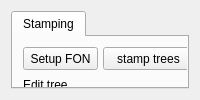
       <widget class="QWidget" name="editOtherFunctions">
        <attribute name="title">
         <string>Other</string>
        </attribute>
        <layout class="QVBoxLayout" name="verticalLayout_2">
         <item>
          <widget class="QTabWidget" name="tabRest">
           <property name="sizePolicy">
            <sizepolicy hsizetype="Expanding" vsizetype="Expanding">
             <horstretch>0</horstretch>
             <verstretch>2</verstretch>
            </sizepolicy>
           </property>
           <property name="currentIndex">
            <number>0</number>
           </property>
           <widget class="QWidget" name="tab_2">
            <attribute name="title">
             <string>Stamping</string>
            </attribute>
            <widget class="QPushButton" name="stampTrees">
             <property name="geometry">
              <rect>
               <x>90</x>
               <y>10</y>
               <width>91</width>
               <height>23</height>
              </rect>
             </property>
             <property name="minimumSize">
              <size>
               <width>0</width>
               <height>0</height>
              </size>
             </property>
             <property name="text">
              <string>stamp trees</string>
             </property>
            </widget>
            <widget class="QPushButton" name="fonRun">
             <property name="geometry">
              <rect>
               <x>10</x>
               <y>10</y>
               <width>75</width>
               <height>23</height>
              </rect>
             </property>
             <property name="text">
              <string>Setup FON</string>
             </property>
            </widget>
            <widget class="QGroupBox" name="gEditTree_2">
             <property name="geometry">
              <rect>
               <x>10</x>
               <y>40</y>
               <width>268</width>
               <height>121</height>
              </rect>
             </property>
             <property name="title">
              <string>Edit tree</string>
             </property>
             <layout class="QGridLayout" name="gridLayout_2">
              <item row="0" column="0" rowspan="2">
               <widget class="QDoubleSpinBox" name="treeDbh">
                <property name="toolTip">
                 <string>diameter (cm)</string>
                </property>
                <property name="maximum">
                 <double>299.990000000000009</double>
                </property>
               </widget>
              </item>
              <item row="0" column="1" rowspan="2">
               <widget class="QDoubleSpinBox" name="treeHeight">
                <property name="toolTip">
                 <string>Height [m]</string>
                </property>
               </widget>
              </item>
              <item row="0" column="2">
               <widget class="QPushButton" name="treeChange">
                <property name="text">
                 <string>Change</string>
                </property>
               </widget>
              </item>
              <item row="1" column="2" rowspan="2">
               <widget class="QPushButton" name="pbSetAsDebug">
                <property name="text">
                 <string>debug tree</string>
                </property>
               </widget>
              </item>
              <item row="2" column="0">
               <widget class="QDoubleSpinBox" name="treePosX"/>
              </item>
              <item row="2" column="1">
               <widget class="QDoubleSpinBox" name="treePosY"/>
              </item>
              <item row="3" column="0" colspan="2">
               <widget class="QLabel" name="treeImpact">
                <property name="text">
                 <string>(value)</string>
                </property>
               </widget>
              </item>
             </layout>
            </widget>
            <widget class="QPushButton" name="pbResults">
             <property name="geometry">
              <rect>
               <x>180</x>
               <y>10</y>
               <width>71</width>
               <height>23</height>
              </rect>
             </property>
             <property name="toolTip">
              <string>copies tree results in clipboard.</string>
             </property>
             <property name="text">
              <string>Results</string>
             </property>
            </widget>
            <widget class="QLabel" name="lRedraws">
             <property name="geometry">
              <rect>
               <x>70</x>
               <y>170</y>
               <width>91</width>
               <height>20</height>
              </rect>
             </property>
             <property name="text">
              <string>-</string>
             </property>
            </widget>
            <widget class="QLabel" name="label_6">
             <property name="geometry">
              <rect>
               <x>10</x>
               <y>170</y>
               <width>51</width>
               <height>16</height>
              </rect>
             </property>
             <property name="text">
              <string>#redraws:</string>
             </property>
            </widget>
           </widget>
          </widget>
         </item>
        </layout>
       </widget>
